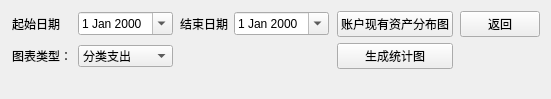
<?xml version="1.0" encoding="UTF-8"?>
<ui version="4.0">
 <class>Statistic</class>
 <widget class="QWidget" name="Statistic">
  <property name="geometry">
   <rect>
    <x>0</x>
    <y>0</y>
    <width>551</width>
    <height>99</height>
   </rect>
  </property>
  <property name="windowTitle">
   <string>Statistic</string>
  </property>
  <layout class="QVBoxLayout" name="verticalLayout">
   <item>
    <layout class="QGridLayout" name="gridLayout_2">
     <item row="0" column="1">
      <widget class="QLabel" name="label">
       <property name="text">
        <string>起始日期</string>
       </property>
      </widget>
     </item>
     <item row="0" column="2">
      <widget class="QDateEdit" name="dateEdit">
       <property name="calendarPopup">
        <bool>true</bool>
       </property>
      </widget>
     </item>
     <item row="0" column="8">
      <spacer name="horizontalSpacer_2">
       <property name="orientation">
        <enum>Qt::Horizontal</enum>
       </property>
       <property name="sizeHint" stdset="0">
        <size>
         <width>40</width>
         <height>20</height>
        </size>
       </property>
      </spacer>
     </item>
     <item row="1" column="6">
      <spacer name="horizontalSpacer_4">
       <property name="orientation">
        <enum>Qt::Horizontal</enum>
       </property>
       <property name="sizeHint" stdset="0">
        <size>
         <width>40</width>
         <height>20</height>
        </size>
       </property>
      </spacer>
     </item>
     <item row="1" column="2">
      <widget class="QComboBox" name="comboBox">
       <item>
        <property name="text">
         <string>分类支出</string>
        </property>
       </item>
       <item>
        <property name="text">
         <string>账户支出</string>
        </property>
       </item>
       <item>
        <property name="text">
         <string>分类收入</string>
        </property>
       </item>
       <item>
        <property name="text">
         <string>账户收入</string>
        </property>
       </item>
       <item>
        <property name="text">
         <string>负债分布</string>
        </property>
       </item>
      </widget>
     </item>
     <item row="1" column="1">
      <widget class="QLabel" name="label_2">
       <property name="text">
        <string>图表类型：</string>
       </property>
      </widget>
     </item>
     <item row="0" column="4">
      <widget class="QLabel" name="label_3">
       <property name="text">
        <string>结束日期</string>
       </property>
      </widget>
     </item>
     <item row="1" column="3">
      <spacer name="horizontalSpacer_3">
       <property name="orientation">
        <enum>Qt::Horizontal</enum>
       </property>
       <property name="sizeHint" stdset="0">
        <size>
         <width>40</width>
         <height>20</height>
        </size>
       </property>
      </spacer>
     </item>
     <item row="0" column="5">
      <widget class="QDateEdit" name="dateEdit_2">
       <property name="calendarPopup">
        <bool>true</bool>
       </property>
      </widget>
     </item>
     <item row="0" column="0">
      <spacer name="horizontalSpacer">
       <property name="orientation">
        <enum>Qt::Horizontal</enum>
       </property>
       <property name="sizeHint" stdset="0">
        <size>
         <width>40</width>
         <height>20</height>
        </size>
       </property>
      </spacer>
     </item>
     <item row="0" column="9">
      <widget class="QPushButton" name="pushButton_back">
       <property name="text">
        <string>返回</string>
       </property>
      </widget>
     </item>
     <item row="1" column="7">
      <widget class="QPushButton" name="pushButton_generate">
       <property name="text">
        <string>生成统计图</string>
       </property>
      </widget>
     </item>
     <item row="0" column="7">
      <widget class="QPushButton" name="pushButton_account">
       <property name="text">
        <string>账户现有资产分布图</string>
       </property>
      </widget>
     </item>
    </layout>
   </item>
   <item>
    <layout class="QGridLayout" name="gridLayout">
     <item row="1" column="0">
      <widget class="QChartView" name="widget" native="true"/>
     </item>
    </layout>
   </item>
  </layout>
 </widget>
 <layoutdefault spacing="6" margin="11"/>
 <customwidgets>
  <customwidget>
   <class>QChartView</class>
   <extends>QWidget</extends>
   <header location="global">qchartview.h</header>
   <container>1</container>
  </customwidget>
 </customwidgets>
 <resources/>
 <connections>
  <connection>
   <sender>comboBox</sender>
   <signal>currentIndexChanged(int)</signal>
   <receiver>Statistic</receiver>
   <slot>on_comboBox_currentIdexChanged()</slot>
   <hints>
    <hint type="sourcelabel">
     <x>195</x>
     <y>51</y>
    </hint>
    <hint type="destinationlabel">
     <x>89</x>
     <y>35</y>
    </hint>
   </hints>
  </connection>
 </connections>
 <slots>
  <slot>on_comboBox_currentIdexChanged()</slot>
 </slots>
</ui>
